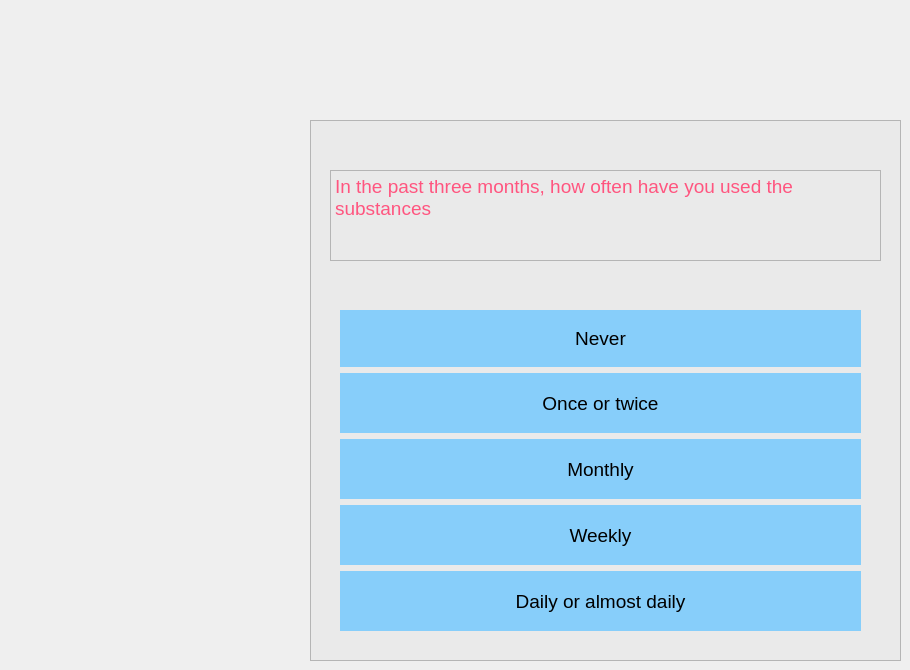
   <widget class="QWidget" name="page">
    <widget class="QFrame" name="frame_2">
     <property name="geometry">
      <rect>
       <x>310</x>
       <y>120</y>
       <width>591</width>
       <height>541</height>
      </rect>
     </property>
     <property name="styleSheet">
      <string notr="true">background:rgb(234, 234, 234)</string>
     </property>
     <property name="frameShape">
      <enum>QFrame::StyledPanel</enum>
     </property>
     <property name="frameShadow">
      <enum>QFrame::Raised</enum>
     </property>
     <widget class="QWidget" name="verticalLayoutWidget_2">
      <property name="geometry">
       <rect>
        <x>30</x>
        <y>190</y>
        <width>521</width>
        <height>321</height>
       </rect>
      </property>
      <layout class="QVBoxLayout" name="verticalLayout_2">
       <item>
        <widget class="QPushButton" name="Button_1_S_0">
         <property name="minimumSize">
          <size>
           <width>0</width>
           <height>50</height>
          </size>
         </property>
         <property name="maximumSize">
          <size>
           <width>16777215</width>
           <height>16777214</height>
          </size>
         </property>
         <property name="font">
          <font>
           <pointsize>14</pointsize>
          </font>
         </property>
         <property name="styleSheet">
          <string notr="true">QPushButton
{

border-radius:0px;
background:  	#87CEFA;
}

QPushButton:hover
{

border-radius:0px;
background:  	#F0F8FF;
}</string>
         </property>
         <property name="text">
          <string>Never</string>
         </property>
        </widget>
       </item>
       <item>
        <widget class="QPushButton" name="Button_1_S_2">
         <property name="minimumSize">
          <size>
           <width>0</width>
           <height>60</height>
          </size>
         </property>
         <property name="font">
          <font>
           <pointsize>14</pointsize>
          </font>
         </property>
         <property name="styleSheet">
          <string notr="true">QPushButton
{

border-radius:0px;
background:  	#87CEFA;
}

QPushButton:hover
{

border-radius:0px;
background:  	#F0F8FF;
}</string>
         </property>
         <property name="text">
          <string>Once or twice</string>
         </property>
        </widget>
       </item>
       <item>
        <widget class="QPushButton" name="Button_1_S_3">
         <property name="minimumSize">
          <size>
           <width>0</width>
           <height>60</height>
          </size>
         </property>
         <property name="font">
          <font>
           <pointsize>14</pointsize>
          </font>
         </property>
         <property name="styleSheet">
          <string notr="true">QPushButton
{

border-radius:0px;
background:  	#87CEFA;
}

QPushButton:hover
{

border-radius:0px;
background:  	#F0F8FF;
}</string>
         </property>
         <property name="text">
          <string>Monthly</string>
         </property>
        </widget>
       </item>
       <item>
        <widget class="QPushButton" name="Button_1_S_4">
         <property name="minimumSize">
          <size>
           <width>0</width>
           <height>60</height>
          </size>
         </property>
         <property name="font">
          <font>
           <pointsize>14</pointsize>
          </font>
         </property>
         <property name="styleSheet">
          <string notr="true">QPushButton
{

border-radius:0px;
background:  	#87CEFA;
}

QPushButton:hover
{

border-radius:0px;
background:  	#F0F8FF;
}</string>
         </property>
         <property name="text">
          <string>Weekly</string>
         </property>
        </widget>
       </item>
       <item>
        <widget class="QPushButton" name="Button_1_S_6">
         <property name="minimumSize">
          <size>
           <width>0</width>
           <height>60</height>
          </size>
         </property>
         <property name="font">
          <font>
           <pointsize>14</pointsize>
          </font>
         </property>
         <property name="styleSheet">
          <string notr="true">QPushButton
{

border-radius:0px;
background:  	#87CEFA;
}

QPushButton:hover
{

border-radius:0px;
background:  	#F0F8FF;
}</string>
         </property>
         <property name="text">
          <string>Daily or almost daily</string>
         </property>
        </widget>
       </item>
      </layout>
     </widget>
     <widget class="QTextBrowser" name="textBrowser_2">
      <property name="geometry">
       <rect>
        <x>20</x>
        <y>50</y>
        <width>551</width>
        <height>91</height>
       </rect>
      </property>
      <property name="html">
       <string>&lt;!DOCTYPE HTML PUBLIC &quot;-//W3C//DTD HTML 4.0//EN&quot; &quot;http://www.w3.org/TR/REC-html40/strict.dtd&quot;&gt;
&lt;html&gt;&lt;head&gt;&lt;meta name=&quot;qrichtext&quot; content=&quot;1&quot; /&gt;&lt;meta charset=&quot;utf-8&quot; /&gt;&lt;style type=&quot;text/css&quot;&gt;
p, li { white-space: pre-wrap; }
&lt;/style&gt;&lt;/head&gt;&lt;body style=&quot; font-family:'Segoe UI'; font-size:9pt; font-weight:400; font-style:normal;&quot;&gt;
&lt;p style=&quot; margin-top:0px; margin-bottom:0px; margin-left:0px; margin-right:0px; -qt-block-indent:0; text-indent:0px;&quot;&gt;&lt;span style=&quot; font-family:'Arial'; font-size:14pt; color:#ff557f;&quot;&gt;In the past three months, how often have you used the substances&lt;/span&gt;&lt;/p&gt;&lt;/body&gt;&lt;/html&gt;</string>
      </property>
     </widget>
    </widget>
   </widget>
